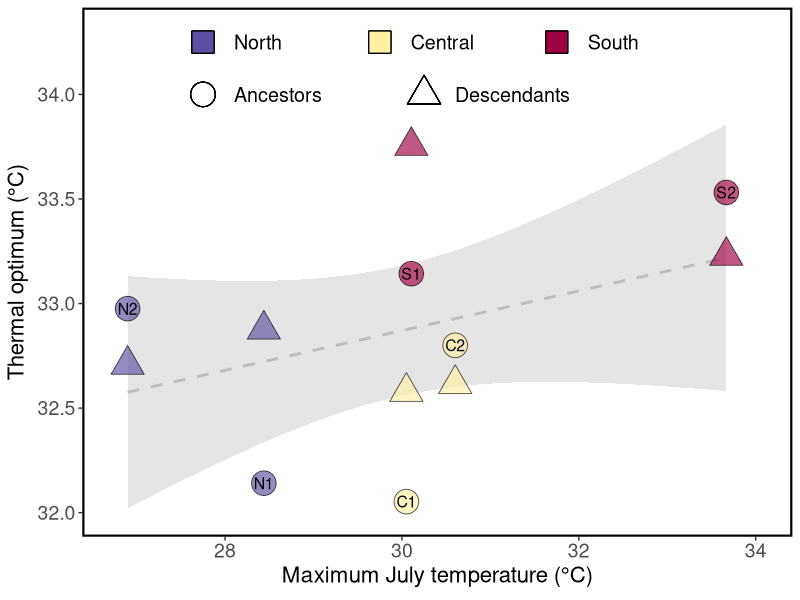
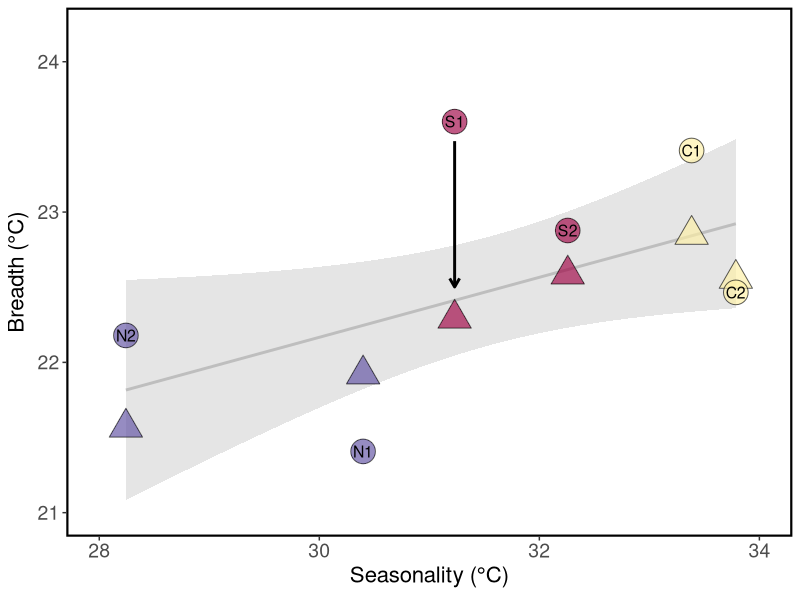
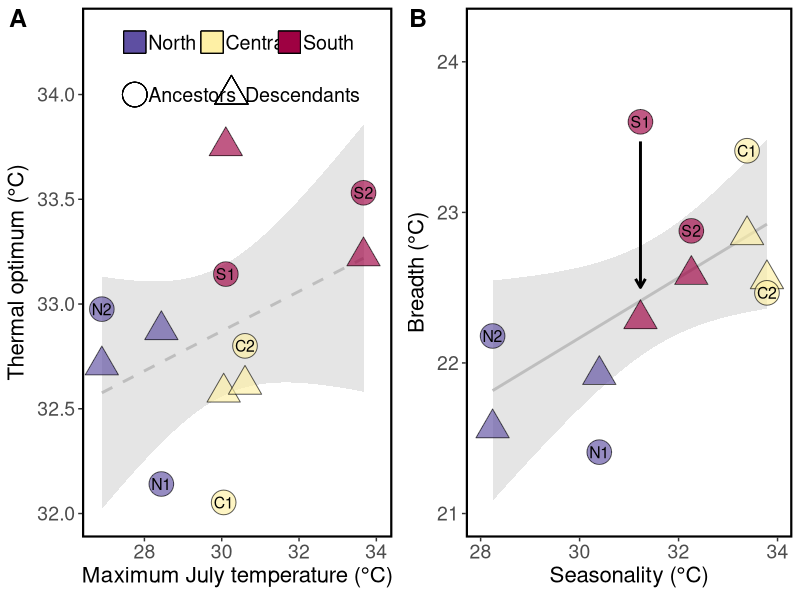
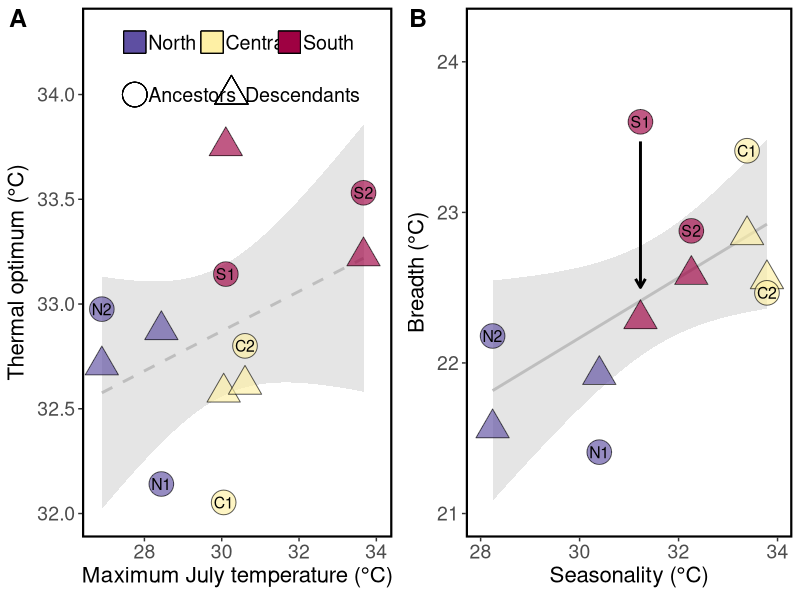

Here is the R script that generated these plots, in order:

#### PROJECT: Mimulus cardinalis TPC project
#### PURPOSE: Determine if TPC parameters are 
####          correlated with climatic data (Fig. 4)
#### AUTHOR: Rachel Wooliver
#### DATE LAST MODIFIED: 2020-05-18 by rcw


###########################
# load packages and specify settings
###########################
library(ggplot2)
library(tidyverse)
theme_set(theme_bw())


###########################
# read in the data
###########################
pop_params <- read.csv("Analysis output/group_mean_params_av_zinf.csv") # these are the parameters for the group-level Bayes model of family-averaged data
avJMT <- read.csv("Processed data/average JMT by pop.csv") # population-averaged july max temp with recent anomalies
avS <- read.csv("Processed data/average seasonality by pop.csv") # population-averaged seasonality with recent anomalies



###########################
# add JMT and seasonality means and mean anomalies to tpc parameter dataset
###########################
pop_params$meanJMT <- rep(avJMT$meanJMT, each=2)
pop_params$devJMT <- rep(avJMT$avDevJMT, each=2)
pop_params$meanS <- rep(avS$meanS, each=2)
pop_params$devS <- rep(avS$avDevS, each=2)


###########################
# add region and redo region, year, and population columns as factors
###########################
# REMEMBER that group 1 is N1 2010, group 2 is N1 2017, etc
pop_params$reg <- rep(c("N", "C", "S"), each=4)
pop_params$reg <- as.factor(pop_params$reg)
pop_params$reg <- factor(pop_params$reg, levels(pop_params$reg)[c(2,1,3)])
pop_params$year <- as.factor(pop_params$year)
pop_params$Pop <- as.factor(pop_params$Pop)
pop_params$Pop <- factor(pop_params$Pop, levels(pop_params$Pop)[rev(c(3,4,1,2,5,6))])


###########################
# shapes for years
# 2010=circle, 2017=triangle
###########################
shapes <- c(21,24)


###########################
# create datasets by year
###########################
dat2010 <- pop_params[which(pop_params$year==2010),]
dat2017 <- pop_params[which(pop_params$year==2017),]







##################################################################
##### Fig 3 of TPC manuscript
##################################################################
palpha <- 0.65 # alpha of points
psize <- 8 # size of points
tsize <- 4 # size of population text
############################
# is topt related to historical July max temps? 
# test of divergence across space
############################

# model of topt across historical July max temps
# no effects of JMT, year, or their interaction
mod <- lm(maximaBT~meanJMT*year, data=pop_params)
anova(mod)
shapiro.test(residuals(mod)) # normally distributed residuals

# remove year from model
mod <- lm(maximaBT~meanJMT, data=pop_params)
anova(mod) # df=1,10; ss=0.46672; f=1.9889; p=0.1888
round(summary(mod)$adj.r.squared,digits=3) # rsqadj=0.082
round(as.data.frame(summary(mod)$coefficients)$Estimate[2],digits=3) # b=0.095
shapiro.test(residuals(mod)) # normally distributed residuals

# remove temp from model
mod <- lm(maximaBT~year, data=pop_params)
anova(mod) # df=1,10; ss=0.10380  f 0.3831 p 0.5498
round(summary(mod)$adj.r.squared,digits=3) # rsqadj=-0.059
round(as.data.frame(summary(mod)$coefficients)$Estimate[2],digits=3) # b=0.186
shapiro.test(residuals(mod)) # normally distributed residuals



# plot
plot1Bayes <- ggplot(dat2010, aes(x=meanJMT, y=maximaBT)) + 
  geom_smooth(data=pop_params, method="lm", se=T, color="gray", fill="gray", size=1, alpha=0.4, linetype=2) + 
  geom_point(data=dat2017, aes(fill=reg), shape=shapes[2], color="black", size=psize, alpha=palpha) +
  geom_point(aes(fill=reg, shape=year), color="black", size=psize, alpha=palpha) + 
  guides(size = FALSE, fill=FALSE, shape=FALSE) +
  scale_fill_manual(values=c("#5E4FA2", "#FEF0A5", "#9E0142")) +
  scale_shape_manual(values=c(shapes)[1]) +
  labs(y=expression(paste("Thermal optimum (°C)")),
       x=expression(paste("Maximum July temperature (°C)"))) +
  annotate("text", label = c("North", "Central", "South"), y = 34.25, x = c(28.1,30.1,32.1), size = 5, colour = "black", hjust = 0) +
  geom_point(aes(y=34.25, x=27.75), shape=22, size=8, fill="#5E4FA2") +
  geom_point(aes(y=34.25, x=29.75), shape=22, size=8, fill="#FEF0A5") +
  geom_point(aes(y=34.25, x=31.75), shape=22, size=8, fill="#9E0142") +
  annotate("text", label = c("Ancestors", "Descendants"), y = 34, x = c(28.1,30.6), size = 5, colour = "black", hjust = 0) +
  geom_point(aes(y=34, x=27.75), shape=shapes[1], size=8) +
  geom_point(aes(y=34, x=30.25), shape=shapes[2], size=8) +
  xlim(c(26.75,34.05)) + ylim(c(32,34.3)) +
  theme_bw() +
  theme(axis.text=element_text(size=14), axis.title=element_text(size=16),
        legend.position = "none", panel.border = element_rect(colour = "black", fill=NA, size=1.5),
        strip.background = element_rect(colour=NA, fill=NA),
        strip.text.x = element_text(size=20, face="bold"),
        panel.grid.major = element_blank(), panel.grid.minor = element_blank()) +
  annotate("text", label = c("N1", "N2", "C1", "C2", "S1", "S2"), y = dat2010$maximaBT, x = dat2010$meanJMT, size = tsize, colour = "black")
  
  
  plot1Bayes
  
  
  


############################
# is B50 related to seasonality? 
# test of divergence across space
############################

# model of B50 across seasonality
# B50 increases with seasonality
# no effect of year or interaction between seasonality and year
mod <- lm(B50~meanS*year, data=pop_params)
anova(mod) 

# remove cohort
mod <- lm(B50~meanS, data=pop_params)
anova(mod) # df=1,10; ss=1.6908  f 5.3423 p 0.04341 *
round(summary(mod)$adj.r.squared,digits=3) # rsqadj=0.283
round(as.data.frame(summary(mod)$coefficients)$Estimate[2],digits=3) # b=0.2
shapiro.test(residuals(mod)) # normally distributed residuals

# remove seasonality
mod <- lm(B50~year, data=pop_params)
anova(mod) # df=1,10; ss=0.39231  f 0.8789 p 0.3706
round(summary(mod)$adj.r.squared,digits=3) # rsqadj= -0.011
round(as.data.frame(summary(mod)$coefficients)$Estimate[2],digits=3) # b= -0.362
shapiro.test(residuals(mod)) # normally distributed residuals


# plot
arrs <- data.frame(x=dat2010$meanS,
                   xend=dat2017$meanS,
                   y=dat2010$B50 + c(0,0,0,0,-0.13,0),
                   yend=dat2017$B50 + c(0,0,0,0,0.21,0))

plot2bBayes <- ggplot(dat2010, aes(x=meanS, y=B50)) + 
  geom_smooth(data=pop_params, method="lm", se=T, color="gray", fill="gray", size=1, alpha=0.4, linetype=1) +
  geom_point(data=dat2017, aes(fill=reg), shape=shapes[2], color="black", size=psize, alpha=palpha) +
  geom_segment(data = arrs[5,], aes(x=x, xend=xend, y=y, yend=yend), size = 1, color="black",
               arrow = arrow(length = unit(0.25, "cm"))) +
  xlim(c(28,34)) +
  ylim(c(21,24.2)) +
  geom_point(aes(fill=reg, shape=year), color="black", size=psize, alpha=palpha) + 
  guides(size = FALSE, fill=FALSE, shape=FALSE) +
  scale_fill_manual(values=c("#5E4FA2", "#FEF0A5", "#9E0142")) +
  scale_shape_manual(values=c(shapes)[1]) +
  labs(y=expression(paste("Breadth (°C)")),
       x=expression(paste("Seasonality (°C)"))) +
  theme(axis.text=element_text(size=14),
        axis.title.y=element_text(size=16),
        axis.title.x = element_text(size=16),
        #axis.text.y=element_blank(),
        legend.position = "none", 
        panel.border = element_rect(colour = "black", fill=NA, size=1.5),
        strip.background = element_rect(colour=NA, fill=NA),
        strip.text.x = element_text(size=20, face="bold"),
        panel.grid.major = element_blank(), 
        panel.grid.minor = element_blank()) +
  annotate("text", label = c("N1", "N2", "C1", "C2", "S1", "S2"), y = dat2010$B50, x = dat2010$meanS, size = tsize, colour = "black")


plot2bBayes





# plot climate vs. tpc parameter regressions 
# export tpc plot
ggsave("Figures/Figure 4_zinf.png", 
       ggpubr::ggarrange(plot1Bayes, plot2bBayes, ncol=2, nrow=1, labels = c("A","B"), font.label = list(size=18)), 
       height=4.5, width=10, dpi=600)

figure <- ggpubr::ggarrange(plot1Bayes, plot2bBayes, ncol=2, nrow=1, labels = c("A","B"), font.label = list(size=18))
pdf("Figures/Figure 4_zinf.pdf", height=4.5, width=10)
figure
dev.off()


